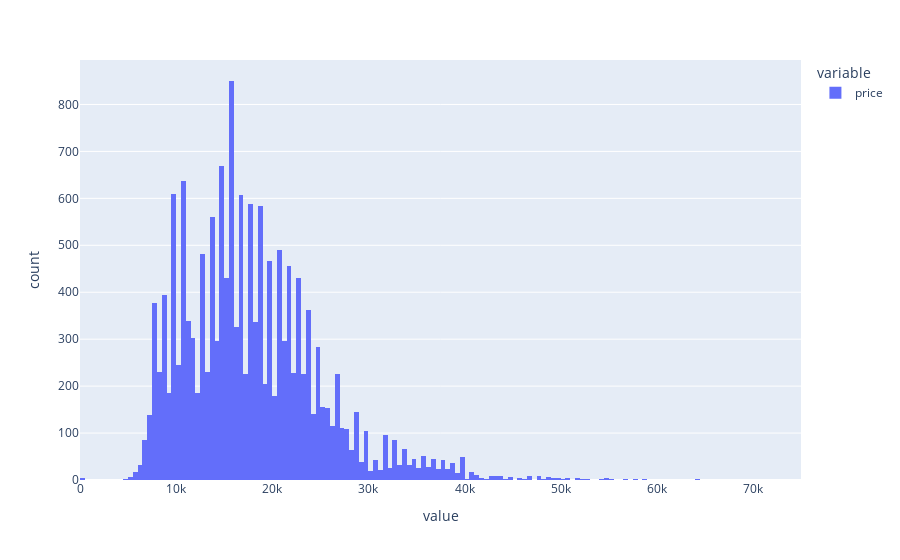

Notebook code cell kept with this figure:
### Code cell
px.histogram(df.price)

### Figure 1 — Plotly figure (JSON) as saved in the notebook; plotly's stock layout.template omitted (floating-point values rounded to 4 significant figures; data arrays with more than 128 entries replaced by an {"elided": "..."} marker saying what was removed)
{"data": [{"alignmentgroup": "True", "bingroup": "x", "hovertemplate": "variable=price<br>value=%{x}<br>count=%{y}<extra></extra>", "legendgroup": "price", "marker": {"color": "#636efa", "pattern": {"shape": ""}}, "name": "price", "offsetgroup": "price", "orientation": "v", "showlegend": true, "type": "histogram", "x": {"elided": "15919 int values"}, "xaxis": "x", "yaxis": "y"}], "layout": {"barmode": "relative", "legend": {"title": {"text": "variable"}, "tracegroupgap": 0}, "margin": {"t": 60}, "xaxis": {"anchor": "y", "domain": [0, 1], "title": {"text": "value"}}, "yaxis": {"anchor": "x", "domain": [0, 1], "title": {"text": "count"}}}}
